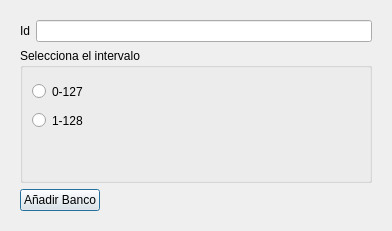
<?xml version="1.0" encoding="UTF-8"?>
<ui version="4.0">
 <class>InstrumentoDialog</class>
 <widget class="QewTreeViewDialog" name="InstrumentoDialog">
  <property name="geometry">
   <rect>
    <x>0</x>
    <y>0</y>
    <width>392</width>
    <height>231</height>
   </rect>
  </property>
  <property name="windowTitle">
   <string>Dialog</string>
  </property>
  <property name="containerName">
   <cstring>stackedWidget</cstring>
  </property>
  <layout class="QVBoxLayout" name="verticalLayout_2">
   <item>
    <widget class="QStackedWidget" name="stackedWidget">
     <widget class="QWidget" name="datosInstrumento">
      <layout class="QVBoxLayout" name="verticalLayout">
       <item>
        <layout class="QHBoxLayout" name="horizontalLayout">
         <item>
          <widget class="QLabel" name="label">
           <property name="text">
            <string>Id</string>
           </property>
          </widget>
         </item>
         <item>
          <widget class="QLineEdit" name="lineEdit_Id"/>
         </item>
        </layout>
       </item>
       <item>
        <widget class="QGroupBox" name="groupBox">
         <property name="title">
          <string>Selecciona el intervalo</string>
         </property>
         <widget class="QRadioButton" name="radioButton_0127">
          <property name="geometry">
           <rect>
            <x>12</x>
            <y>32</y>
            <width>57</width>
            <height>23</height>
           </rect>
          </property>
          <property name="text">
           <string>0-127</string>
          </property>
         </widget>
         <widget class="QRadioButton" name="radioButton_1128">
          <property name="geometry">
           <rect>
            <x>12</x>
            <y>61</y>
            <width>57</width>
            <height>23</height>
           </rect>
          </property>
          <property name="text">
           <string>1-128</string>
          </property>
         </widget>
        </widget>
       </item>
       <item>
        <layout class="QHBoxLayout" name="horizontalLayout_3">
         <item>
          <widget class="QPushButton" name="pushButton_Banco">
           <property name="text">
            <string>Añadir Banco</string>
           </property>
          </widget>
         </item>
         <item>
          <spacer name="horizontalSpacer">
           <property name="orientation">
            <enum>Qt::Horizontal</enum>
           </property>
           <property name="sizeHint" stdset="0">
            <size>
             <width>40</width>
             <height>20</height>
            </size>
           </property>
          </spacer>
         </item>
        </layout>
       </item>
      </layout>
     </widget>
    </widget>
   </item>
  </layout>
 </widget>
 <customwidgets>
  <customwidget>
   <class>QewExtensibleDialog</class>
   <extends>QDialog</extends>
   <header>qewextensibledialog.h</header>
   <container>1</container>
  </customwidget>
  <customwidget>
   <class>QewTreeViewDialog</class>
   <extends>QewExtensibleDialog</extends>
   <header>qewtreeviewdialog.h</header>
   <container>1</container>
  </customwidget>
 </customwidgets>
 <resources/>
 <connections/>
</ui>
